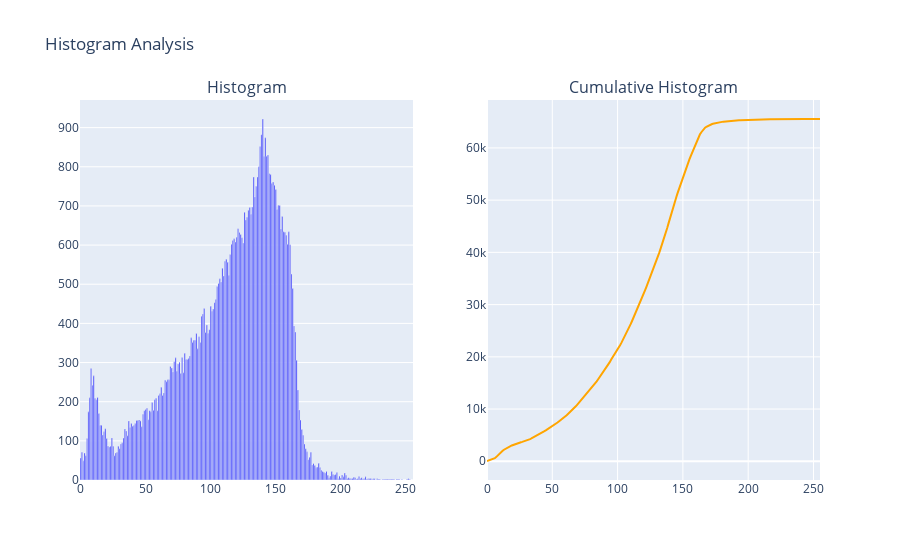

Here is the notebook cell this chart was saved with:
### Code cell
import numpy as np
import plotly.graph_objects as go
from plotly.subplots import make_subplots
import matplotlib.pyplot as plt
from skimage import io, color

img = io.imread(r"C:\Users\Arfan Shah\potato_data\multi\Train\Potato___Late_blight\1b8f80ae-38a2-4d08-ae92-f80ff4459a73___RS_LB 2554.JPG")

def rgb_to_gray(img):
    # Luminance formula: Y = 0.2126 R + 0.7152 G + 0.0722 B
    gray_image = np.dot(img[..., :3], [0.2126, 0.7152, 0.0722])
    return gray_image

img = rgb_to_gray(img)

# Calculate histogram
hist, bins = np.histogram(img.flatten(), bins=256, range=[0,256])

# Plot image using matplotlib
plt.imshow(img, cmap='gray')
plt.title('Original Image')
plt.show()

# Create histogram plot using Plotly
fig = make_subplots(rows=1, cols=2, subplot_titles=('Histogram', 'Cumulative Histogram'))

# Plot histogram
hist_trace = go.Bar(x=bins[:-1], y=hist, marker=dict(color='blue'))
fig.add_trace(hist_trace, row=1, col=1)

# Plot cumulative histogram
cumulative_hist = np.cumsum(hist)
cumulative_hist_trace = go.Scatter(x=bins[:-1], y=cumulative_hist, mode='lines', marker=dict(color='orange'))
fig.add_trace(cumulative_hist_trace, row=1, col=2)

# Update layout
fig.update_layout(title_text='Histogram Analysis', showlegend=False)

# Show interactive plot
fig.show()

### Figure 1 — Plotly figure (JSON) as saved in the notebook; plotly's stock layout.template omitted (floating-point values rounded to 4 significant figures; data arrays with more than 128 entries replaced by an {"elided": "..."} marker saying what was removed)
{"data": [{"marker": {"color": "blue"}, "type": "bar", "x": {"elided": "256 int values"}, "xaxis": "x", "y": {"elided": "256 int values"}, "yaxis": "y"}, {"marker": {"color": "orange"}, "mode": "lines", "type": "scatter", "x": {"elided": "256 int values"}, "xaxis": "x2", "y": {"elided": "256 int values"}, "yaxis": "y2"}], "layout": {"annotations": [{"font": {"size": 16}, "showarrow": false, "text": "Histogram", "x": 0.225, "xanchor": "center", "xref": "paper", "y": 1, "yanchor": "bottom", "yref": "paper"}, {"font": {"size": 16}, "showarrow": false, "text": "Cumulative Histogram", "x": 0.775, "xanchor": "center", "xref": "paper", "y": 1, "yanchor": "bottom", "yref": "paper"}], "autosize": true, "showlegend": false, "title": {"text": "Histogram Analysis"}, "xaxis": {"anchor": "y", "autorange": true, "domain": [0, 0.45], "range": [-0.5, 255.5], "type": "linear"}, "xaxis2": {"anchor": "y2", "autorange": true, "domain": [0.55, 1], "range": [0, 255], "type": "linear"}, "yaxis": {"anchor": "x", "autorange": true, "domain": [0, 1], "range": [0, 970.5], "type": "linear"}, "yaxis2": {"anchor": "x2", "autorange": true, "domain": [0, 1], "range": [-3582.0, 69170.0], "type": "linear"}}}
